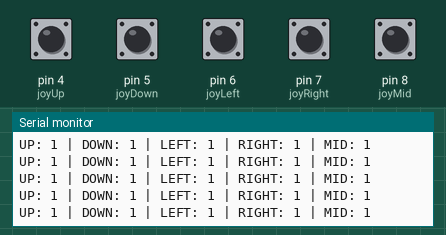
Recording of a sketch running on a simulated Arduino Uno, built with avr-gcc and run on an emulated ATmega328P. Parts: the last lines printed to the serial monitor. The test bench sets the inputs (shaded band); at power-on: pin 4 (joyUp), pin 5 (joyDown), pin 6 (joyLeft), pin 7 (joyRight), pin 8 (joyMid) HIGH.

Above: at 1.2 s.
1.3 s: pin 4 (joyUp) pulled LOW for 0.25 s
At 1.56 s:
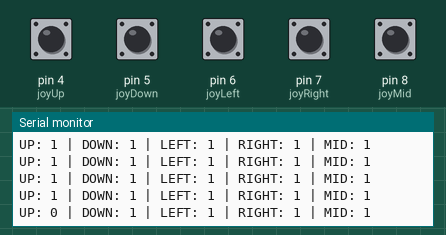
3.0 s: pin 5 (joyDown) pulled LOW for 0.25 s
At 3.17 s:
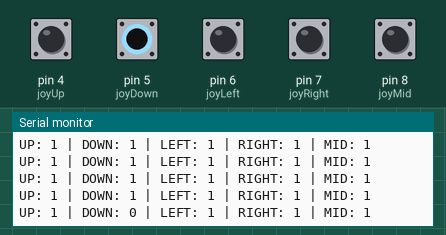
4.7 s: pin 6 (joyLeft) pulled LOW for 0.25 s
At 4.97 s:
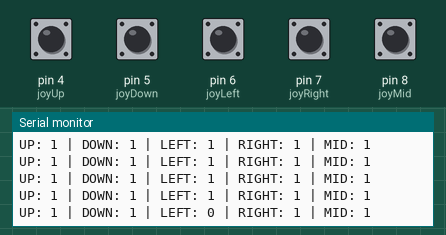
6.4 s: pin 7 (joyRight) pulled LOW for 0.25 s
At 6.58 s:
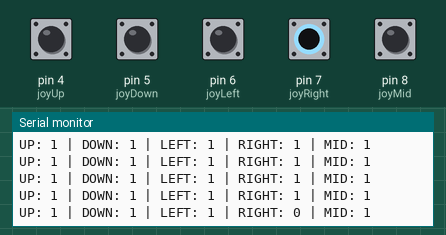
8.1 s: pin 8 (joyMid) pulled LOW for 0.25 s
At 8.39 s:
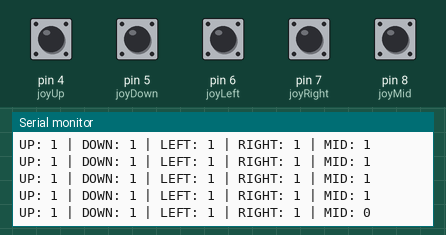

The sketch:

joystick_test.ino
```cpp
const int joyUp    = 4;
const int joyDown  = 5;
const int joyLeft  = 6;
const int joyRight = 7;
const int joyMid   = 8;

void setup() {
  Serial.begin(115200);

  pinMode(joyUp,    INPUT_PULLUP);
  pinMode(joyDown,  INPUT_PULLUP);
  pinMode(joyLeft,  INPUT_PULLUP);
  pinMode(joyRight, INPUT_PULLUP);
  pinMode(joyMid,   INPUT_PULLUP);

  Serial.println("5D Joystick Test");
}

void loop() {

  Serial.print("UP: ");
  Serial.print(digitalRead(joyUp));

  Serial.print(" | DOWN: ");
  Serial.print(digitalRead(joyDown));

  Serial.print(" | LEFT: ");
  Serial.print(digitalRead(joyLeft));

  Serial.print(" | RIGHT: ");
  Serial.print(digitalRead(joyRight));

  Serial.print(" | MID: ");
  Serial.println(digitalRead(joyMid));

  delay(200);
}
```

Measured:
- after the input at 1.3 s, the serial monitor: prints a new line after 0.11 s (image 1)
- after the input at 3.0 s, the serial monitor: prints a new line at once (image 2)
- after the input at 4.7 s, the serial monitor: prints a new line after 0.12 s (image 3)
- after the input at 6.4 s, the serial monitor: prints a new line at once (image 4)
- after the input at 8.1 s, the serial monitor: prints a new line after 0.13 s (image 5)
